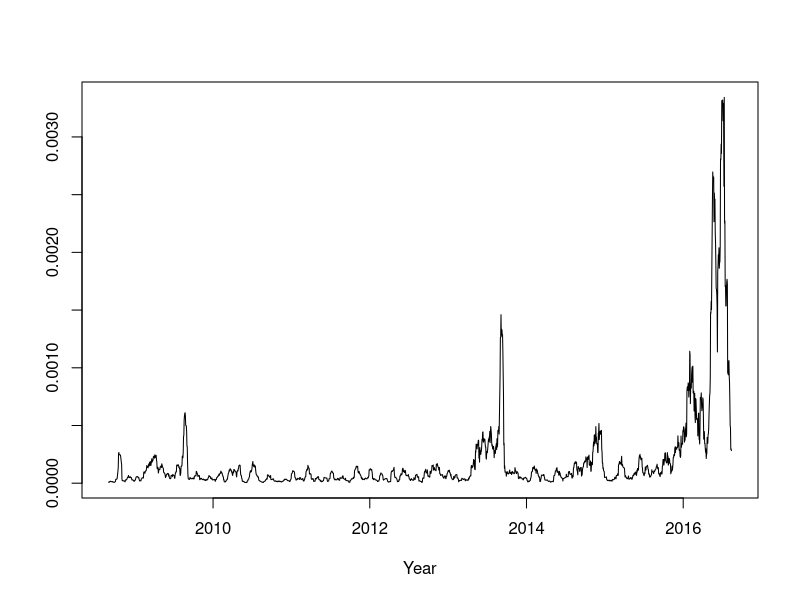
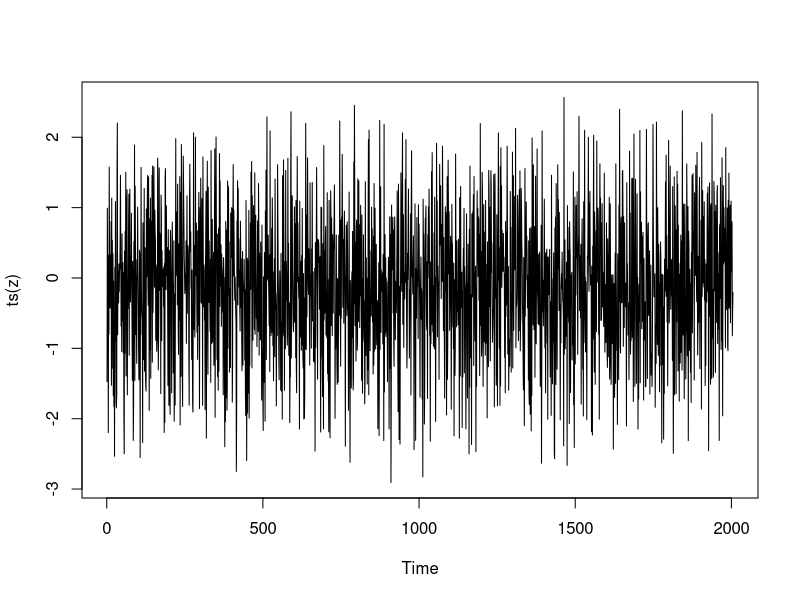
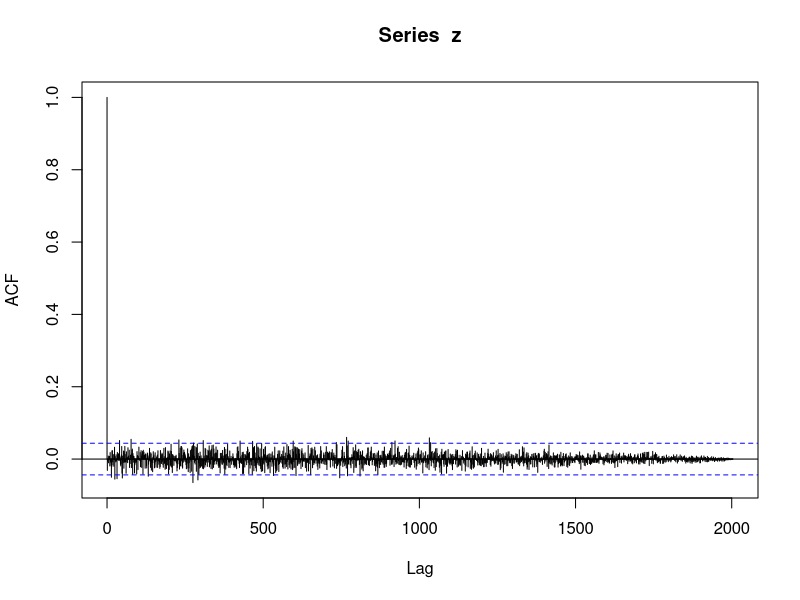

Reproduce these figures in R, in order.
## ---- chunk 1
knitr::opts_knit$set(root.dir = '/home/tucker/Documents/GitHub/BEwebinar/Data')
## ---- chunk 2
dow <- read.table("dow.dat")
dow <- diff(log(dow[,1]))
dow <- ts(dow,start=c(2008,164),frequency=252)

p <- 5
dow.vol <- filter(dow^2,rep(1,2*p+1)/(2*p+1),method="convolution",sides=2)
plot(dow.vol,xlab="Year",ylab="",lwd=1)
## ---- chunk 3
p <- 9
psi <- rep(1,p+1)/(p+1)
n <- length(dow)
dow.vol <- filter(dow^2,psi,method="convolution",sides=1)[(p+1):n]
z <- dow[(p+1):n]/sqrt(dow.vol)
m <- length(z)
plot(ts(z))
## ---- chunk 4
kurt <- m*sum((z - mean(z))^4)/(sum((z - mean(z))^2))^2 - 3
kurt.std <- sqrt(m)*kurt/sqrt(mean(z^8)-mean(z^4)^2)
z.acf <- acf(z,plot=TRUE,lag.max=m-1,type="correlation")$acf
print(c(kurt,kurt.std))
